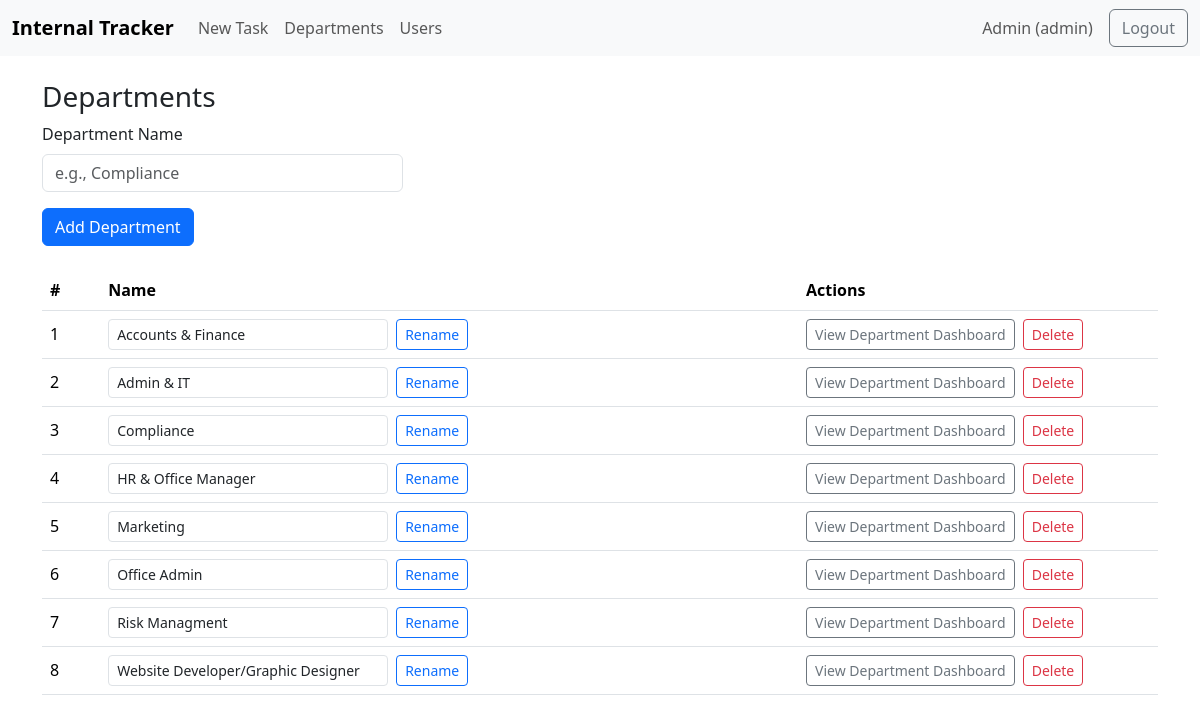
Screenshot of /departments (signed in) with the database file from the repository.
### app.py (models this page shows, shortened)
class User(UserMixin, db.Model):
    __tablename__ = "user"
    id = db.Column(db.Integer, primary_key=True)
    name = db.Column(db.String(120), nullable=False)
    email = db.Column(db.String(255), unique=True, nullable=False, index=True)
    password_hash = db.Column(db.String(255), nullable=False)
    role = db.Column(db.String(20), default="user")  # 'admin', 'manager', 'user'
    department_id = db.Column(db.Integer, db.ForeignKey("department.id"), nullable=True)
    department = db.relationship("Department", backref="users")
    is_active_flag = db.Column(db.Boolean, default=True, nullable=False)
    can_create_task = db.Column(db.Boolean, default=False, nullable=False)

class Department(db.Model):
    id = db.Column(db.Integer, primary_key=True)
    name = db.Column(db.String(120), unique=True, nullable=False)

### app.py (the view, shortened to what this page needs)
@app.route("/departments", methods=["GET", "POST"])
@login_required
def departments():
    require_admin()
    return render_template(
        "departments.html",
        departments=Department.query.order_by(Department.name).all()
    )

### app.py (called while the page is built)
@login_manager.user_loader
def load_user(user_id):
    return User.query.get(int(user_id))

def require_admin():
    if not current_user.is_authenticated or current_user.role != "admin":
        abort(403)

### templates/departments.html
{% extends "base.html" %}
{% block content %}
<h3>Departments</h3>
<form class="row g-3 mb-4" method="post">
  <div class="col-md-4">
    <label class="form-label">Department Name</label>
    <input name="name" class="form-control" placeholder="e.g., Compliance" required>
  </div>
  <div class="col-12">
    <button class="btn btn-primary">Add Department</button>
  </div>
</form>
<table class="table table-hover align-middle">
  <thead>
    <tr>
      <th>#</th>
      <th>Name</th>
      <th style="width:360px;">Actions</th>
    </tr>
  </thead>
  <tbody>
  {% for d in departments %}
    <tr>
      <td>{{ loop.index }}</td>
      <td>
        <form method="post" action="{{ url_for('rename_department', dept_id=d.id) }}" class="d-flex gap-2">
          <input name="name" value="{{ d.name }}" class="form-control form-control-sm" style="max-width:280px">
          <button class="btn btn-sm btn-outline-primary">Rename</button>
        </form>
      </td>
      <td>
      <a class="btn btn-sm btn-outline-secondary me-1"
        href="{{ url_for('department_dashboard', dept_id=d.id, status='ALL', show_hidden=0) }}">
        View Department Dashboard
      </a>
        <form method="post" action="{{ url_for('delete_department', dept_id=d.id) }}"
              onsubmit="return confirm('Delete this department? You must first remove or reassign all users and tasks.');"
              style="display:inline;">
          <button class="btn btn-sm btn-outline-danger">Delete</button>
        </form>
      </td>
    </tr>
  {% endfor %}
  </tbody>
</table>
{% endblock %}

### templates/base.html (shortened to what this page needs)
<!doctype html>
<html lang="en">
<head>
  <link href="https://cdn.jsdelivr.net/npm/bootstrap@5.3.3/dist/css/bootstrap.min.css" rel="stylesheet">
  <link rel="stylesheet" href="{{ url_for('static', filename='style.css') }}">
</head>
<body>
<nav class="navbar navbar-expand-lg bg-body-tertiary">
  <div class="container-fluid">
    <a class="navbar-brand d-flex align-items-center" href="{{ url_for('index') }}">
      <span>Internal Tracker</span>
    </a>
    <div class="collapse navbar-collapse" id="nav">
      {% if current_user.is_authenticated %}
      <ul class="navbar-nav me-auto mb-2 mb-lg-0">
        {% if current_user.role == 'admin' %}
          <li class="nav-item"><a class="nav-link" href="{{ url_for('task_new') }}">New Task</a></li>
          <li class="nav-item"><a class="nav-link" href="{{ url_for('departments') }}">Departments</a></li>
          <li class="nav-item"><a class="nav-link" href="{{ url_for('users') }}">Users</a></li>
        {% endif %}
      </ul>
      <span class="navbar-text me-3">{{ current_user.name }} ({{ current_user.role }})</span>
      <a class="btn btn-outline-secondary" href="{{ url_for('logout') }}">Logout</a>
      {% endif %}
    </div>
  </div>
</nav>
<main class="container py-4">
  {% block content %}{% endblock %}
</main>
</body>
</html>

### static/style.css (style rules this page uses)
.navbar-brand span { font-weight: 600; }

### rows the page displays
User: name "Admin", role "admin"
Department: name "Accounts & Finance"
Department: name "Admin & IT"
Department: name "Compliance"
Department: name "HR & Office Manager"
Department: name "Marketing"
Department: name "Office Admin"
Department: name "Risk Managment"
Department: name "Website Developer/Graphic Designer"
